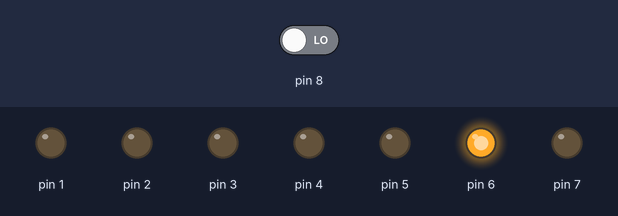
A sketch run on a simulated Arduino Uno, built with avr-gcc and run on an emulated ATmega328P. On the bench: output pins drawn as LEDs (lit = HIGH). Dashed ring = blinking. The test bench sets the inputs (shaded band); at power-on: pin 8 LOW.

Above: at 2.3 s.
2.4 s: pin 8 driven HIGH
At 4.8 s:
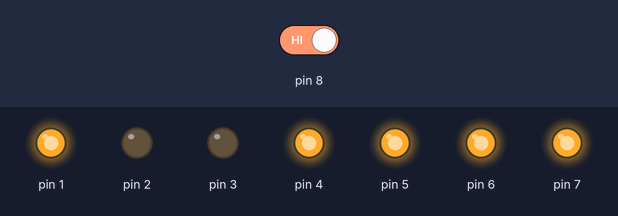
At 5.4 s:
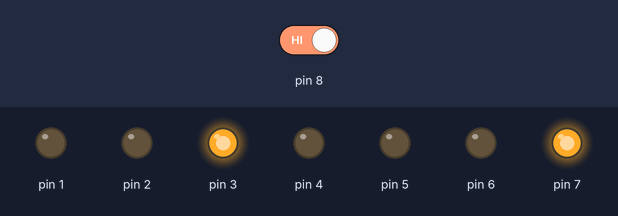
5.5 s: pin 8 driven LOW
At 7.4 s:
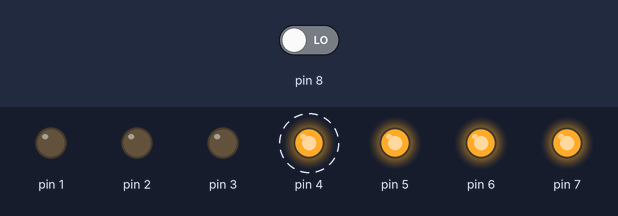
Timing chart, 0 to 17.7 s (numbered marks = the images above; inputs shaded):
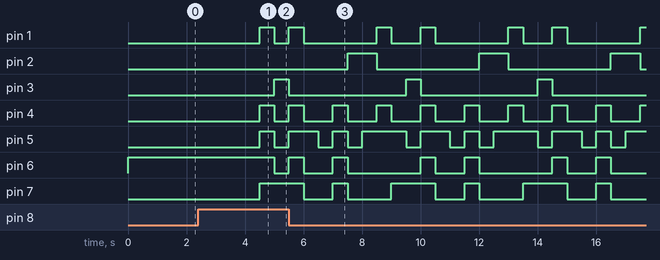

The sketch:

5.ino
```cpp
void setup() {
  // put your setup code here, to run once:
  pinMode(1, OUTPUT);
  pinMode(2, OUTPUT);
  pinMode(3, OUTPUT);
  pinMode(4, OUTPUT);
  pinMode(5, OUTPUT);
  pinMode(6, OUTPUT);
  pinMode(7, OUTPUT);
  pinMode(8, INPUT);
}
void off() {
  digitalWrite(1, HIGH);
  digitalWrite(2, HIGH);
  digitalWrite(3, HIGH);
  digitalWrite(4, HIGH);
  digitalWrite(5, HIGH);
  digitalWrite(6, HIGH);
  digitalWrite(7, HIGH);
}
void led_1() {
  off();
  digitalWrite(2, LOW);
  digitalWrite(3, LOW);
}


void led_2() {
  off();
  digitalWrite(1, LOW);
  digitalWrite(2, LOW);
  digitalWrite(4, LOW);
  digitalWrite(5, LOW);
  digitalWrite(6, LOW);
}


void led_3() {
  off();
  digitalWrite(1, LOW);
  digitalWrite(2, LOW);
  digitalWrite(3, LOW);
  digitalWrite(4, LOW);
  digitalWrite(6, LOW);
}

void led_4() {
  off();
  digitalWrite(2, LOW);
  digitalWrite(3, LOW);
  digitalWrite(6, LOW);
  digitalWrite(7, LOW);
}

void led_5() {
  off();
  digitalWrite(1, LOW);
  digitalWrite(3, LOW);
  digitalWrite(4, LOW);
  digitalWrite(6, LOW);
  digitalWrite(7, LOW);
}

void led_6() {
  off();
  digitalWrite(1, LOW);
  digitalWrite(3, LOW);
  digitalWrite(4, LOW);
  digitalWrite(5, LOW);
  digitalWrite(6, LOW);
  digitalWrite(7, LOW);
}

void led_7() {
  off();
  digitalWrite(1, LOW);
  digitalWrite(2, LOW);
  digitalWrite(3, LOW);
}

void led_8() {
  off();
  digitalWrite(1, LOW);
  digitalWrite(2, LOW);
  digitalWrite(3, LOW);
  digitalWrite(4, LOW);
  digitalWrite(5, LOW);
  digitalWrite(6, LOW);
  digitalWrite(7, LOW);
}

void led_9() {
  off();
  digitalWrite(1, LOW);
  digitalWrite(2, LOW);
  digitalWrite(3, LOW);
  digitalWrite(4, LOW);
  digitalWrite(6, LOW);
  digitalWrite(7, LOW);
}

void led_0() {
  off();
  digitalWrite(1, LOW);
  digitalWrite(2, LOW);
  digitalWrite(3, LOW);
  digitalWrite(4, LOW);
  digitalWrite(5, LOW);
  digitalWrite(7, LOW);
}

int n = 0;
void show(int n) {
  if (n == 0) {
    led_0();
  }
  if (n == 1) {
    led_1();
  }
  if (n == 2) {
    led_2();
  }
  if (n == 3) {
    led_3();
  }
  if (n == 4) {
    led_4();
  }
  if (n == 5) {
    led_5();
  }
  if (n == 6) {
    led_6();
  }
  if (n == 7) {
    led_7();
  }
  if (n == 8) {
    off();
    led_8();
  }
  if (n == 9) {
    led_9();
  }
}
void loop() {
  // put your main code here, to run repeatedly:
  show(n);
  delay(500);

  if (1 == digitalRead(8)) {
    n += 1;
    if (n == 10) {
      n = 0;
    }
  } else {
    n -= 1;
    if (n == 0) {
      n = 9;
    }
  }

  //led_0();
  //digitalWrite(1, HIGH);
  //digitalWrite(2, HIGH);

}
```

Measured:
- after the input at 2.4 s, pin 1, pin 4, pin 5: LOW → HIGH after 2.1 s, → LOW 0.50 s later; pin 3: LOW → HIGH after 2.6 s; pin 6: HIGH → LOW after 2.6 s; pin 7: LOW → HIGH after 2.1 s
- by itself, pin 2: alternates HIGH for 1.0 s and LOW for 3.5 s
